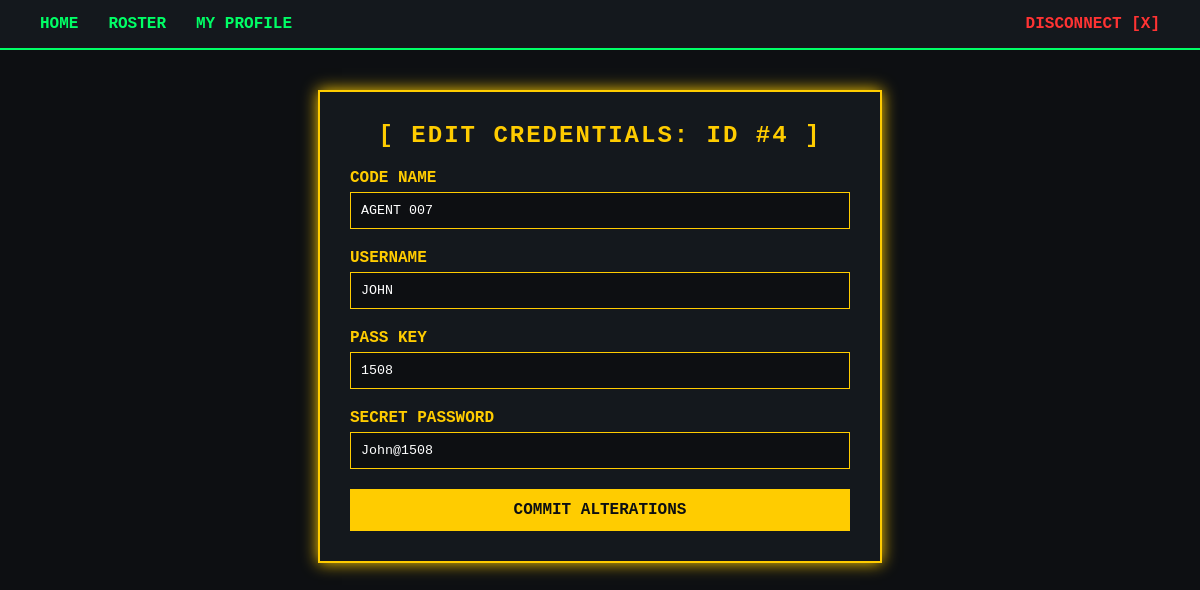
/update/4 (signed in), run on the app's committed database.
### tables this page shows
CREATE TABLE agents (
            id INTEGER PRIMARY KEY AUTOINCREMENT,
            codename TEXT NOT NULL,
            username TEXT NOT NULL UNIQUE,
            pass_key TEXT NOT NULL,
            password TEXT NOT NULL,
            avatar TEXT DEFAULT 'agent_default.png'
        );

### Spy_agency_App.py (the view)
@app.route('/update/<int:agent_id>', methods=['GET', 'POST'])
def update_profile(agent_id):
    if 'agent_id' not in session:
        flash("🚫 Unauthorized Access: Please log in first.", 'error')
        return redirect(url_for('login'))
    connection = get_db_connection()
    agent = connection.execute('SELECT * FROM agents WHERE id = ?', (agent_id,)).fetchone()
    if agent is None:
        connection.close()
        flash("❌ Target Agent record not found.", 'error')
        return redirect(url_for('users'))
    if request.method == 'POST':
        codename = request.form.get('codename').strip()
        username = request.form.get('username').strip()
        pass_key = request.form.get('pass_key').strip()
        password = request.form.get('password').strip()
        error = validate_agent_form(codename, username, pass_key, password)
        if error:
            flash(error, 'error')
            connection.close()
            return render_template('update.html', agent=agent, codename=codename, username=username, pass_key=pass_key, password=password)
        try:
            connection.execute(
                "UPDATE agents SET codename = ?, username = ?, pass_key = ?, password = ? WHERE id = ?",
                (codename, username, pass_key, password, agent_id)
            )
            connection.commit()
            flash("⚡ Classified credentials successfully overridden in core frame.", 'success')
            return redirect(url_for('profile', agent_id=agent_id))
        except Exception:
            flash("⚠️ Edit Rejected: That username is already assigned to another operative.", 'error')
        finally:
            connection.close()
    else:
        connection.close()
    return render_template('update.html', agent=agent)

### database.py (called while the page is built)
def get_db_connection():
    conn = sqlite3.connect('spy_Vault.db')
    conn.row_factory = sqlite3.Row
    return conn

### Templates/update.html (shortened to what this page needs)
<!DOCTYPE html>
<html lang="en">
<head>
</head>
<body>
    <nav class="navbar">
        <a href="/dashboard">Home</a>
        <a href="/users">Roster</a>
        <a href="/my_profile">My Profile</a>
        <a href="/logout" class="logout-link">Disconnect [X]</a>
    </nav>
    <div class="terminal-box">
        <h2>[ Edit Credentials: ID #{{ agent.id }} ]</h2>
        <form method="POST">
            <div class="input-group">
                <label>CODE NAME</label>
                <input type="text" name="codename" value="{{ codename or agent.codename }}" autocomplete="off">
            </div>
            <div class="input-group">
                <label>USERNAME</label>
                <input type="text" name="username" value="{{ username or agent.username }}" autocomplete="off">
            </div>
            <div class="input-group">
                <label>PASS KEY</label>
                <input type="text" name="pass_key" value="{{ pass_key or agent.pass_key }}" autocomplete="off">
            </div>
            <div class="input-group">
                <label>SECRET PASSWORD</label>
                <input type="text" name="password" value="{{ password or agent.password }}" autocomplete="off">
            </div>
            <button type="submit">Commit Alterations</button>
        </form>
    </div>
</body>
</html>

### Templates/update.html (style rules this page uses)
body { background-color: #0d0f12; color: #00ff66; font-family: 'Courier New', Courier, monospace; margin: 0; padding: 0; }
.navbar { background-color: #14181d; padding: 15px 40px; border-bottom: 2px solid #00ff66; display: flex; gap: 30px; margin-bottom: 40px; }
.navbar a { color: #00ff66; text-decoration: none; font-weight: bold; font-size: 16px; text-transform: uppercase; }
.logout-link { margin-left: auto; color: #ff3333 !important; }
.terminal-box { border: 2px solid #ffcc00; box-shadow: 0 0 15px #ffcc00; padding: 30px; max-width: 500px; margin: 0 auto; background-color: #14181d; }
h2 { text-align: center; text-transform: uppercase; color: #ffcc00; letter-spacing: 2px; margin-top: 0; }
.input-group { margin-bottom: 20px; }
label { display: block; margin-bottom: 5px; font-weight: bold; color: #ffcc00; }
input { width: 100%; padding: 10px; background-color: #0d0f12; border: 1px solid #ffcc00; color: #fff; box-sizing: border-box; font-family: 'Courier New', Courier, monospace; }
button { width: 100%; padding: 12px; background-color: #ffcc00; color: #0d0f12; border: none; font-weight: bold; cursor: pointer; font-size: 16px; text-transform: uppercase; font-family: 'Courier New', Courier, monospace; }

### data on the page
agents: id "4", codename "AGENT 007", username "JOHN", pass_key "1508", password "John@1508"
